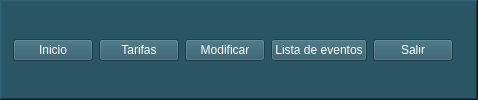
      <widget class="QFrame" name="frameup">
       <property name="enabled">
        <bool>true</bool>
       </property>
       <property name="styleSheet">
        <string notr="true">background-color: rgb(42, 85, 101);
border-color: rgb(0, 0, 0);
gridline-color: rgb(255, 255, 255);
font: 75 10pt &quot;MS Shell Dlg 2&quot;;
color: rgb(255, 255, 255);
selection-color: rgb(116, 163, 173);
alternate-background-color: rgb(116, 163, 173);</string>
       </property>
       <property name="frameShape">
        <enum>QFrame::WinPanel</enum>
       </property>
       <property name="frameShadow">
        <enum>QFrame::Raised</enum>
       </property>
       <property name="lineWidth">
        <number>3</number>
       </property>
       <layout class="QHBoxLayout" name="horizontalLayout">
        <item>
         <widget class="QPushButton" name="btn_inicio">
          <property name="text">
           <string>Inicio</string>
          </property>
         </widget>
        </item>
        <item>
         <widget class="QPushButton" name="btn_tarifas">
          <property name="text">
           <string>Tarifas</string>
          </property>
         </widget>
        </item>
        <item>
         <widget class="QPushButton" name="btn_modificar">
          <property name="text">
           <string>Modificar</string>
          </property>
         </widget>
        </item>
        <item>
         <widget class="QPushButton" name="btn_admin">
          <property name="text">
           <string>Lista de eventos</string>
          </property>
         </widget>
        </item>
        <item>
         <widget class="QPushButton" name="btn_salir">
          <property name="text">
           <string>Salir</string>
          </property>
         </widget>
        </item>
        <item>
         <widget class="QFrame" name="frame_3">
          <property name="frameShape">
           <enum>QFrame::StyledPanel</enum>
          </property>
          <property name="frameShadow">
           <enum>QFrame::Raised</enum>
          </property>
         </widget>
        </item>
        <item>
         <widget class="QFrame" name="frame_2">
          <property name="frameShape">
           <enum>QFrame::StyledPanel</enum>
          </property>
          <property name="frameShadow">
           <enum>QFrame::Raised</enum>
          </property>
         </widget>
        </item>
       </layout>
      </widget>
